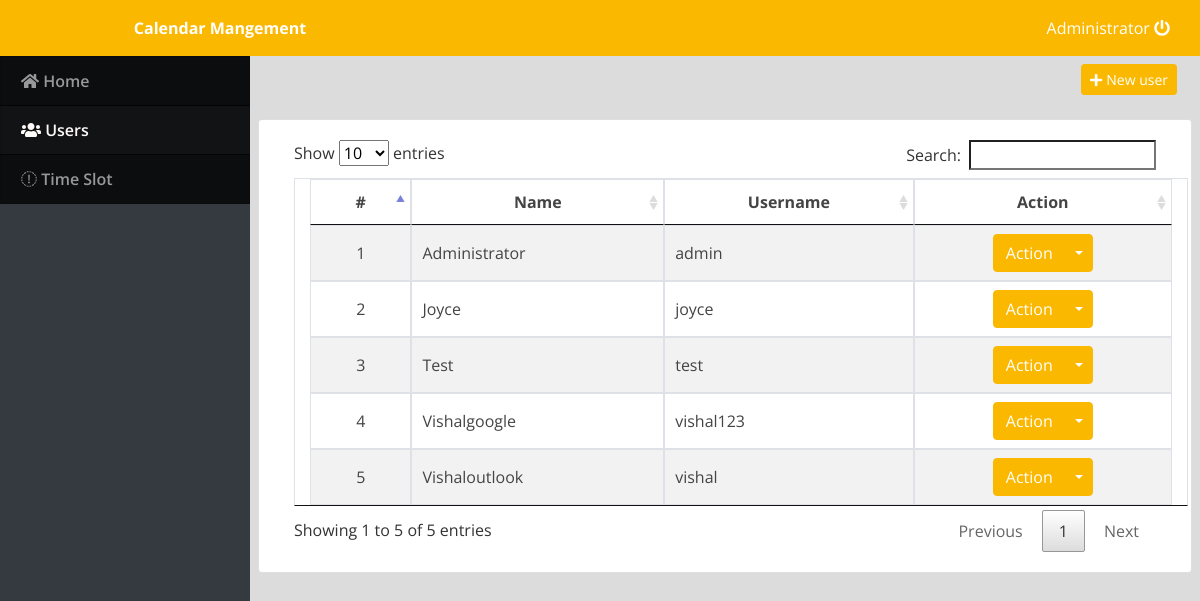
Page /admin/index.php?page=users (signed in) on the committed database.
### tables this page shows
CREATE TABLE `users` (
  `id` int(30) NOT NULL,
  `name` text NOT NULL,
  `social_account_type` int(30) NOT NULL COMMENT '1 = Google, 2= Outlook',
  `type` tinyint(4) NOT NULL DEFAULT 2 COMMENT '1 = Admin, 2= staff',
  `username` varchar(100) NOT NULL,
  `password` text NOT NULL
);

### admin/users.php (the view, shortened to what this page needs)
<div class="container-fluid">
	<div class="row">
	<div class="col-lg-12">
			<button class="btn btn-primary float-right btn-sm" id="new_user"><i class="fa fa-plus"></i> New user</button>
	</div>
	</div>
	<br>
	<div class="row">
		<div class="card col-lg-12">
			<div class="card-body">
				<table class="table-striped table-bordered col-md-12">
			<thead>
				<tr>
					<th class="text-center">#</th>
					<th class="text-center">Name</th>
					<th class="text-center">Username</th>
					<th class="text-center">Action</th>
				</tr>
			</thead>
			<tbody>
				<?php
 					include '../dbConfig.php';
 					$users = $db->query("SELECT * FROM users u order by name asc");
 					$i = 1;
 					while($row= $users->fetch_assoc()):
				 ?>
				 <tr>
				 	<td class="text-center">
				 		<?php echo $i++ ?>
				 	</td>
				 	<td>
				 		<?php echo ucwords($row['name']) ?>
				 	</td>
				 	<td>
				 		<?php echo $row['username'] ?>
				 	</td>
				 	<td>
				 		<center>
								<div class="btn-group">
								  <button type="button" class="btn btn-primary">Action</button>
								  <button type="button" class="btn btn-primary dropdown-toggle dropdown-toggle-split" data-toggle="dropdown" aria-haspopup="true" aria-expanded="false">
								  </button>
								</div>
								</center>
				 	</td>
				 </tr>
				<?php endwhile; ?>
			</tbody>
		</table>
			</div>
		</div>
	</div>
</div>

### admin/index.php (shortened to what this page needs)
<!DOCTYPE html>
<html lang="en">
<head>
<?php
 include('./header.php');
 ?>
</head>
<body>
	<?php include 'topbar.php' ?>
	<?php include 'navbar.php' ?>
  <main id="view-panel" >
      <?php $page = isset($_GET['page']) ? $_GET['page'] :'home'; ?>
  	<?php include $page.'.php' ?>
  </main>
</body>
</html>

### admin/header.php (shortened to what this page needs)
  <link rel="stylesheet" href="assets/font-awesome/css/all.min.css">
<link href="assets/vendor/bootstrap/css/bootstrap.min.css" rel="stylesheet">
<link href="assets/vendor/icofont/icofont.min.css" rel="stylesheet">
<link href="assets/vendor/boxicons/css/boxicons.min.css" rel="stylesheet">
<link href="assets/vendor/venobox/venobox.css" rel="stylesheet">
<link href="assets/vendor/animate.css/animate.min.css" rel="stylesheet">
<link href="assets/vendor/remixicon/remixicon.css" rel="stylesheet">
<link href="assets/vendor/bootstrap-datepicker/css/bootstrap-datepicker.min.css" rel="stylesheet">
<link href="assets/DataTables/datatables.min.css" rel="stylesheet">
<link href="assets/css/jquery.datetimepicker.min.css" rel="stylesheet">
<link href="assets/css/select2.min.css" rel="stylesheet">
<link href="assets/css/style.css" rel="stylesheet">
<link type="text/css" rel="stylesheet" href="assets/css/jquery-te-1.4.0.css">

### admin/topbar.php (shortened to what this page needs)
<nav class="navbar navbar-light fixed-top bg-primary" style="padding:0;min-height: 3.5rem">
  <div class="container-fluid mt-2 mb-2">
    <div class="col-lg-12">
      <div class="col-md-4 float-left text-white" style="text-align: center">
        <large><b>Calendar Mangement</b></large>
      </div>
      <div class="username" style="float:right!important;">
        <a href="ajax.php?action=logout" class="text-white"><?php echo $_SESSION['login_name'] ?> <i class="fa fa-power-off"></i></a>
      </div>
    </div>
  </div>
</nav>

### admin/navbar.php (shortened to what this page needs)
<head>
</head>
<?php if($_SESSION['login_type'] == 1){ ?>
	<nav id="sidebar" class='mx-lt-5 bg-dark' >
			<div class="sidebar-list">
					<a href="index.php?page=home" class="nav-item nav-home"><span class='icon-field'><i class="fa fa-home"></i></span> Home</a>
					<a href="index.php?page=users" class="nav-item nav-users"><span class='icon-field'><i class="fa fa-users"></i></span> Users</a>
					<a href="index.php?page=timeslot" class="nav-item nav-slot"><span class='icon-field'><i class="fa fa-slot"></i></span> Time Slot</a>
			</div>
	</nav>
<?php }?>

### admin/assets/css/style.css (style rules this page uses)
body { font-family: "Open Sans", sans-serif; color: #444444; width: 100%; height: calc(100%); }
a { color: #1977cc; }
nav#sidebar { height: calc(100%); position: fixed; z-index: 99; left: 0; width: 250px; background-repeat: no-repeat; background-size: cover; }
a.nav-item { position: relative; display: block; padding: .75rem 1.25rem; margin-bottom: -1px; border: 1px solid rgba(0,0,0,.125); background-color: #000000c4; color: #989898; font-weight: 600; }
a.nav-item:hover, .nav-item.active { background-color: #000000ad; color: #fffafa; }
main#view-panel { margin-left: 250px; width:calc(100% - 250px); margin-top: 3.5rem; padding: .5em }

### admin/index.php (style rules this page uses)
body { background: #80808045; }

### rows in the picture
users: name "Administrator", username "admin"
users: name "Joyce", username "joyce"
users: name "Test", username "test"
users: name "Vishalgoogle", username "vishal123"
users: name "Vishaloutlook", username "vishal"

### other values in the picture
$_SESSION['login_name'] "Administrator"
